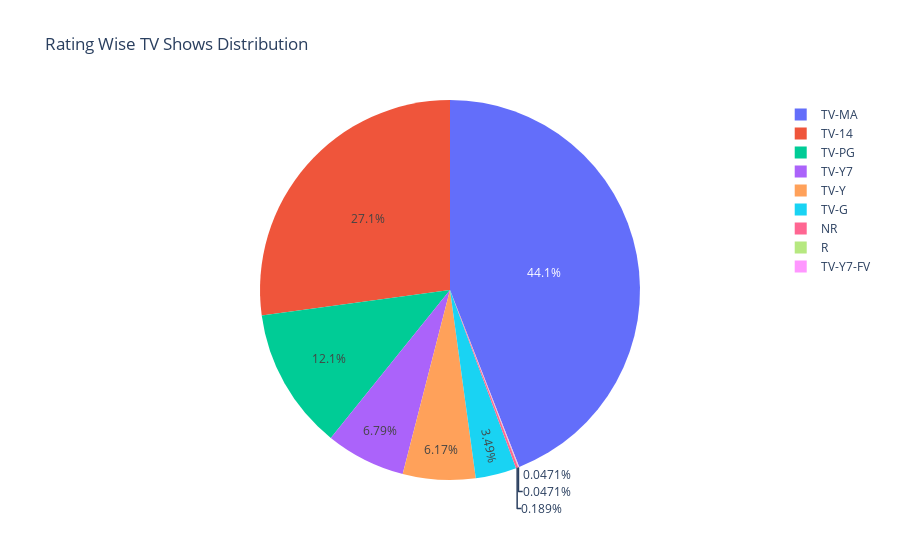

Notebook source saved alongside this figure:
### Code cell
label = list(rating_data.index)
data = rating_data.values
fig = px.pie(rating_data, names = label, values = data, title = 'Rating Wise TV Shows Distribution')
fig.show()

### Figure 1 — Plotly figure (JSON) as saved in the notebook; plotly's stock layout.template omitted (floating-point values rounded to 4 significant figures)
{"data": [{"domain": {"x": [0, 1], "y": [0, 1]}, "hovertemplate": "label=%{label}<br>value=%{value}<extra></extra>", "labels": ["NR", "R", "TV-14", "TV-G", "TV-MA", "TV-PG", "TV-Y", "TV-Y7", "TV-Y7-FV"], "legendgroup": "", "name": "", "showlegend": true, "type": "pie", "values": [4, 1, 576, 74, 935, 256, 131, 144, 1]}], "layout": {"legend": {"tracegroupgap": 0}, "title": {"text": "Rating Wise TV Shows Distribution"}}}
